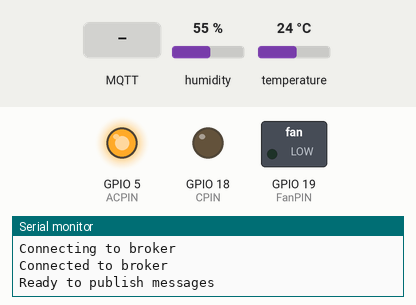
A sketch run on a simulated ESP32. On the bench: switched loads named in the sketch (green lamp = pin HIGH), output pins drawn as LEDs (lit = HIGH), the last lines printed to the serial monitor. Inputs (shaded band) come from the test bench; at power-on: humidity 55 %, temperature 24 °C. WiFi joins after 1.5 s; servers stay silent unless stated; no MQTT or app messages arrive unless stated.

Above: at 2.7 s.
2.8 s: MQTT message "/FanController/ON" arrives on the first subscribed topic
4.3 s: MQTT message "ON" arrives on the first subscribed topic
5.8 s: MQTT message "1" arrives on the third subscribed topic
At 7.0 s:
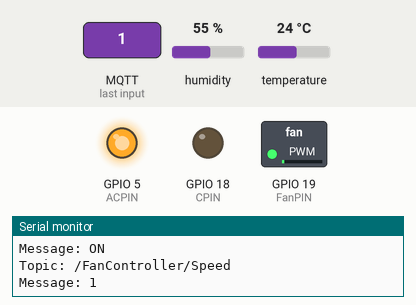
7.3 s: MQTT message "/FanController/Auto" arrives on the first subscribed topic
At 8.4 s:
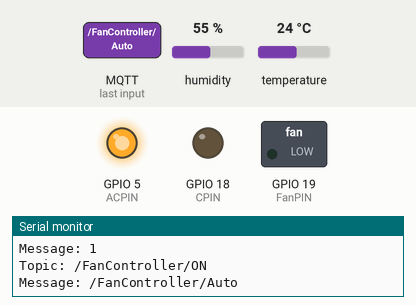
Timing chart, 0 to 9.8 s (numbered marks = the images above; inputs shaded):
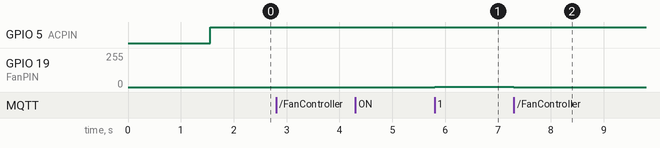

The sketch:

Code.ino
```cpp
#include <WiFi.h>                 // WiFi library for network connection
#include <PubSubClient.h>         // MQTT client library
#include <DHT.h>                  // DHT sensor library

// WiFi credentials
#define ssid "HOME 2"
#define password "AAE@2021"

// Pin definitions
#define DHTPIN 21
#define FanPIN 19
#define CPIN 18
#define ACPIN 5

// DHT sensor setup
#define DHTTYPE DHT11
DHT dht(DHTPIN, DHTTYPE);

// PWM configuration
#define PWM_FREQ 25000
#define PWM_RESOLUTION 8  // 8-bit resolution: duty cycle 0–255
int ledChannel;

// MQTT broker settings
const char broker[] = "broker.emqx.io";
const int port = 1883;

// Variables for time and environment readings
long long last_time = 0;
float Temperature = 0;
float Humidity = 0;

// Control flags and values
bool ON = false;
bool Auto = false;
int Speed = 0;
bool Direction = false;
float MaxTemp = 0;
float MaxHum = 0;
bool Alarm = false;

// WiFi and MQTT client objects
WiFiClient wificlient;
PubSubClient client(wificlient);


// MQTT callback function to handle incoming messages
void callback(const char topic[], byte* payload, unsigned int length) {
  String msg = String((char*)payload).substring(0, length);

  Serial.print("Topic: ");
  Serial.println(topic);
  Serial.print("Message: ");
  Serial.println(msg);

  // Handle different subscribed topics
  if (strcmp(topic, "/FanController/ON") == 0) {
    ON = (msg == "ON");
  }

  else if (strcmp(topic, "/FanController/Auto") == 0) {
    Auto = (msg == "Auto");
  }

  else if (strcmp(topic, "/FanController/Speed") == 0) {
    Speed = msg.toInt();
  }

  else if (strcmp(topic, "/FanController/Direction") == 0) {
    Direction = (msg == "Clockwise");
  }

  else if (strcmp(topic, "/FanController/MaxTemp") == 0) {
    MaxTemp = msg.toFloat();
  }

  else if (strcmp(topic, "/FanController/MaxHum") == 0) {
    MaxHum = msg.toFloat();
  }
}


// Initial setup function
void setup() {
  pinMode(FanPIN, OUTPUT);
  pinMode(CPIN, OUTPUT);
  pinMode(ACPIN, OUTPUT);

  // Attach PWM to fan pin
  ledChannel = ledcAttach(FanPIN, PWM_FREQ, PWM_RESOLUTION);

  dht.begin();  // Initialize DHT sensor

  Serial.begin(115200);

  // Connect to WiFi
  WiFi.begin(ssid, password);
  Serial.print("\nConnecting to WiFi");
  while (WiFi.status() != WL_CONNECTED) {
    delay(500);
    Serial.print(".");
  }
  Serial.println("\nWiFi connected.");
  Serial.println("IP: " + WiFi.localIP().toString());

  // Connect to MQTT broker
  client.setServer(broker, port);
  client.setCallback(callback);

  Serial.print("\nConnecting to broker");
  while (!client.connect("tyujnb")) {
    Serial.print(".");
    delay(1000);
  }
  Serial.println("\nConnected to broker");

  // Subscribe to relevant topics
  client.subscribe("/FanController/ON");
  client.subscribe("/FanController/Auto");
  client.subscribe("/FanController/Speed");
  client.subscribe("/FanController/Direction");
  client.subscribe("/FanController/MaxTemp");
  client.subscribe("/FanController/MaxHum");

  Serial.println("\nReady to publish messages");

  last_time = millis();
}


// Main loop function
void loop() {
  client.loop();  // Handle incoming/outgoing MQTT messages

  // Read temperature and humidity every 2 seconds
  if ((millis() - last_time) >= 2000) {
    float temp = dht.readTemperature();
    float hum = dht.readHumidity();
    if (!isnan(temp))
      Temperature = temp;
    if (!isnan(hum))
      Humidity = hum;
    last_time = millis();
  }

  // Publish temperature and humidity values
  String tempStr = String(Temperature, 2);
  String humStr = String(Humidity, 2);
  client.publish("/FanController/Temp", tempStr.c_str());
  client.publish("/FanController/Humidity", humStr.c_str());

  // Determine if alarm should be triggered
  if ((Temperature > MaxTemp) || (Humidity > MaxHum)) {
    client.publish("/FanController/Alarm", "Yes");
    Alarm = true;
  }
  else {
    client.publish("/FanController/Alarm", "No");
    Alarm = false;
  }

  // PWM and fan speed logic
  int pwmValue = 0;
  int tempRation = 0;
  int humRation = 0;

  if (!Auto) {
    if (ON)
      pwmValue = map(Speed, 0, 100, 0, 255);
    else
      pwmValue = 0;
  } else {
    if (Alarm) {
      if ((Temperature - MaxTemp) > 0)
        tempRation = (int)(((Temperature - MaxTemp) / MaxTemp) * 255);
      if ((Humidity - MaxHum) > 0)
        humRation = (int)(((Humidity - MaxHum) / MaxHum) * 255);
      pwmValue = max(tempRation, humRation);
    }
    else
      pwmValue = 0;
  }

  // Clamp PWM value between 0 and 255
  pwmValue = constrain(pwmValue, 0, 255);

  // Write PWM value to fan pin
  ledcWrite(FanPIN , pwmValue);

  // Set fan direction
  if (Direction) {
    digitalWrite(CPIN, HIGH);
    digitalWrite(ACPIN, LOW);
  }
  else {
    digitalWrite(CPIN, LOW);
    digitalWrite(ACPIN, HIGH);
  }
}
```

Measured:
- after the input at 5.8 s, GPIO 19 (FanPIN): 0/255 → 2/255 at once
- after the input at 7.3 s, GPIO 19 (FanPIN): 2/255 → 0/255 at once
